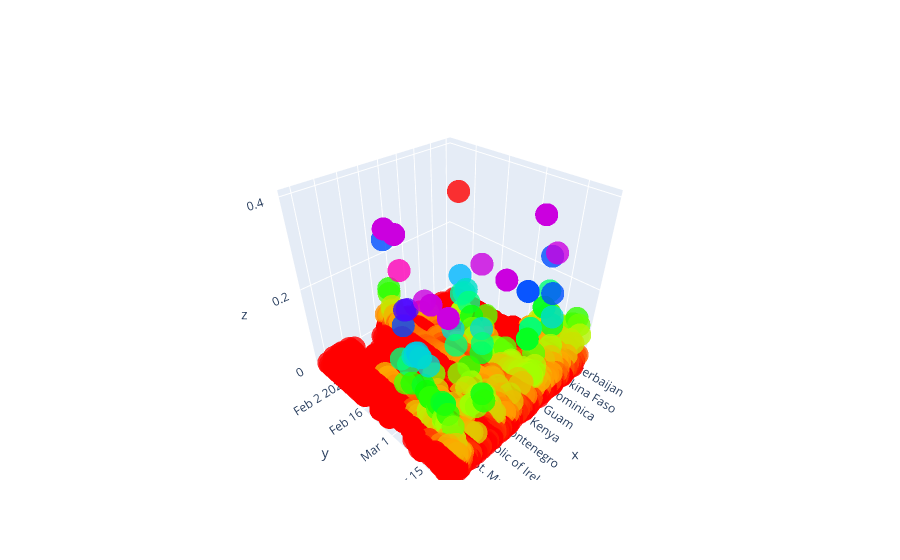

The code cell stored with this chart in its notebook:
### Code cell
Plot3D(df,'Country/Region','Last Update','death_rate','log_con','death_rate')

### Figure 1 — Plotly figure (JSON) as saved in the notebook; plotly's stock layout.template omitted (floating-point values rounded to 4 significant figures; data arrays with more than 128 entries replaced by an {"elided": "..."} marker saying what was removed)
{"data": [{"marker": {"color": {"elided": "7926 float values"}, "colorscale": [[0, "#ff0000"], [0.1111, "#ffa700"], [0.2222, "#afff00"], [0.3333, "#08ff00"], [0.4444, "#00ff9f"], [0.5556, "#00b7ff"], [0.6667, "#0010ff"], [0.7778, "#9700ff"], [0.8889, "#ff00bf"], [1, "#ff0000"]], "opacity": 0.8}, "mode": "markers", "type": "scatter3d", "x": {"elided": "7926 str values"}, "y": {"elided": "7926 str values"}, "z": {"elided": "7926 float values"}}], "layout": {}}
